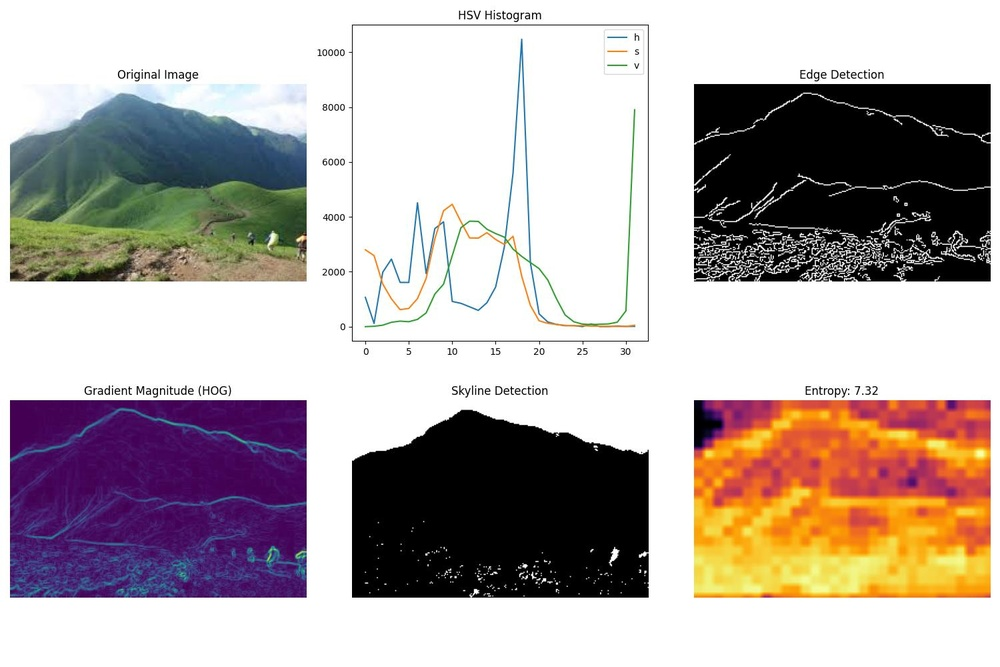
#> input picture assignment/feature_visualization/test1_features.jpg, 1000 x 667 px, shrunk from 1500 x 1000 before the run
$ python mountain_feature_extractor.py feature_visualization/test1_features.jpg   (older library calls are emulated)
#> lines starting #> are read from the running program, lines starting #| are printed output that depends on the picture; after the words box and inside, x2 and y2 are one past the last pixel; in counts of white or black regions, pixels touching at a corner belong together
import os
import numpy as np
import cv2
from skimage.feature import hog
from skimage.measure import shannon_entropy
import matplotlib.pyplot as plt
from sklearn.preprocessing import normalize

def extract_color_histogram(image, bins=32):
    """Extract color histogram features from image."""
    # Convert to HSV color space which is more perceptually meaningful for natural scenes
    hsv = cv2.cvtColor(image, cv2.COLOR_BGR2HSV)

    # Extract histograms for each channel
    h_hist = cv2.calcHist([hsv], [0], None, [bins], [0, 180])
    s_hist = cv2.calcHist([hsv], [1], None, [bins], [0, 256])
    v_hist = cv2.calcHist([hsv], [2], None, [bins], [0, 256])

    # Normalize histograms
    h_hist = cv2.normalize(h_hist, h_hist, 0, 1, cv2.NORM_MINMAX)
    s_hist = cv2.normalize(s_hist, s_hist, 0, 1, cv2.NORM_MINMAX)
    v_hist = cv2.normalize(v_hist, v_hist, 0, 1, cv2.NORM_MINMAX)

    # Concatenate into a single feature vector
    return np.concatenate([h_hist, s_hist, v_hist]).flatten()

def extract_edge_features(image):
    """Extract edge-based features from image."""
    # Convert to grayscale
    gray = cv2.cvtColor(image, cv2.COLOR_BGR2GRAY)

    # Calculate edge map using Canny edge detector
    edges = cv2.Canny(gray, 100, 200)

    # Calculate edge density (proportion of edge pixels)
    edge_density = np.sum(edges > 0) / (edges.shape[0] * edges.shape[1])

    # Calculate edge orientation histogram
    sobel_x = cv2.Sobel(gray, cv2.CV_64F, 1, 0, ksize=3)
    sobel_y = cv2.Sobel(gray, cv2.CV_64F, 0, 1, ksize=3)

    # Compute gradient magnitude and orientation
    magnitude = np.sqrt(sobel_x**2 + sobel_y**2)
    orientation = np.arctan2(sobel_y, sobel_x) * (180 / np.pi) % 180

    # Create a histogram of edge orientations
    hist, _ = np.histogram(orientation[magnitude > 30], bins=18, range=(0, 180), density=True)

    # Return edge density and orientation histogram
    return np.concatenate([[edge_density], hist])

def extract_texture_features(image):
    """Extract texture features using HOG."""
    # Convert to grayscale
    gray = cv2.cvtColor(image, cv2.COLOR_BGR2GRAY)

    # Calculate HOG features
    hog_features = hog(gray, orientations=9, pixels_per_cell=(16, 16),
                       cells_per_block=(2, 2), feature_vector=True)

    # Normalize HOG features
    hog_features = normalize(hog_features.reshape(1, -1))[0]

    return hog_features

def extract_skyline_features(image):
    """Extract features related to the skyline of the mountain."""
    # Convert to grayscale
    gray = cv2.cvtColor(image, cv2.COLOR_BGR2GRAY)

    # Apply binary threshold to detect sky vs. land
    _, thresh = cv2.threshold(gray, 127, 255, cv2.THRESH_BINARY + cv2.THRESH_OTSU)

    # Find skyline (for each column, find highest non-sky pixel)
    skyline = []
    h, w = thresh.shape
    for col in range(w):
        # Find the first non-sky (white) pixel from top to bottom
        for row in range(h):
            if thresh[row, col] < 127:  # Non-sky pixel
                skyline.append(row / h)  # Normalize by height
                break
        else:
            skyline.append(1.0)  # No skyline found in this column

    # Simplify skyline by sampling at regular intervals
    skyline_sampled = skyline[::w//20]  # Sample ~20 points

    # Calculate skyline roughness (standard deviation)
    skyline_roughness = np.std(skyline)

    # Calculate skyline height (average position)
    skyline_height = np.mean(skyline)

    # Return sampled skyline points and derived metrics
    return np.concatenate([skyline_sampled, [skyline_roughness, skyline_height]])

def compute_entropy(image):
    """Compute image entropy as a measure of complexity."""
    # Convert to grayscale
    gray = cv2.cvtColor(image, cv2.COLOR_BGR2GRAY)

    # Calculate entropy
    entropy = shannon_entropy(gray)

    return entropy

def extract_features(image_path):
    """Extract all features from an image."""
#> called with image_path = 'feature_visualization/test1_features.jpg'
    # Read the image
    image = cv2.imread(image_path)
#> image is the input picture: shape (667, 1000, 3); mean B, G, R 170.8, 173.1, 183.3

    if image is None:
        raise FileNotFoundError(f"Could not read image: {image_path}")

    # Extract all features
    color_features = extract_color_histogram(image)
#> in extract_color_histogram, `h_hist = cv2.calcHist([hsv], [0], None, [bins], [0, 180])`: h_hist = 32 values, max 450321 at index 0, min 271 at index 27, mean 20843.8
#> in extract_color_histogram, `s_hist = cv2.calcHist([hsv], [1], None, [bins], [0, 256])`: s_hist = 32 values, max 481852 at index 0, min 1353 at index 5, mean 20843.8
#> in extract_color_histogram, `v_hist = cv2.calcHist([hsv], [2], None, [bins], [0, 256])`: v_hist = 32 values, max 397702 at index 31, min 877 at index 3, mean 20843.8
#> in extract_color_histogram, `h_hist = cv2.normalize(h_hist, h_hist, 0, 1, cv2.NORM_MINMAX)`: h_hist = 32 values, max 1 at index 0, min -1.8e-11 at index 27, mean 0.0457
#> in extract_color_histogram, `s_hist = cv2.normalize(s_hist, s_hist, 0, 1, cv2.NORM_MINMAX)`: s_hist = 32 values, max 1 at index 0, min 3.14e-11 at index 5, mean 0.0406
#> in extract_color_histogram, `v_hist = cv2.normalize(v_hist, v_hist, 0, 1, cv2.NORM_MINMAX)`: v_hist = 32 values, max 1 at index 31, min -5.46e-11 at index 3, mean 0.0503
#> color_features = 96 values, max 1 at index 0, min -5.46e-11 at index 67, mean 0.0455
    edge_features = extract_edge_features(image)
#> in extract_edge_features, `gray = cv2.cvtColor(image, cv2.COLOR_BGR2GRAY)`:
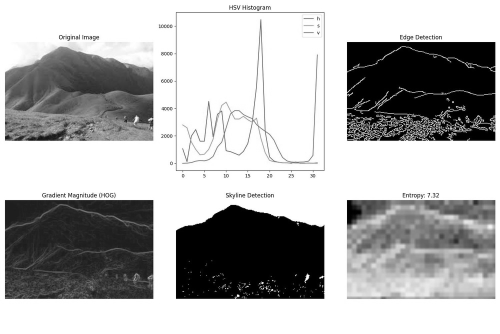
#> gray: shape (667, 1000) (shown at 1/2 size); min 0, max 255, mean 175.9
#> in extract_edge_features, `edges = cv2.Canny(gray, 100, 200)`:
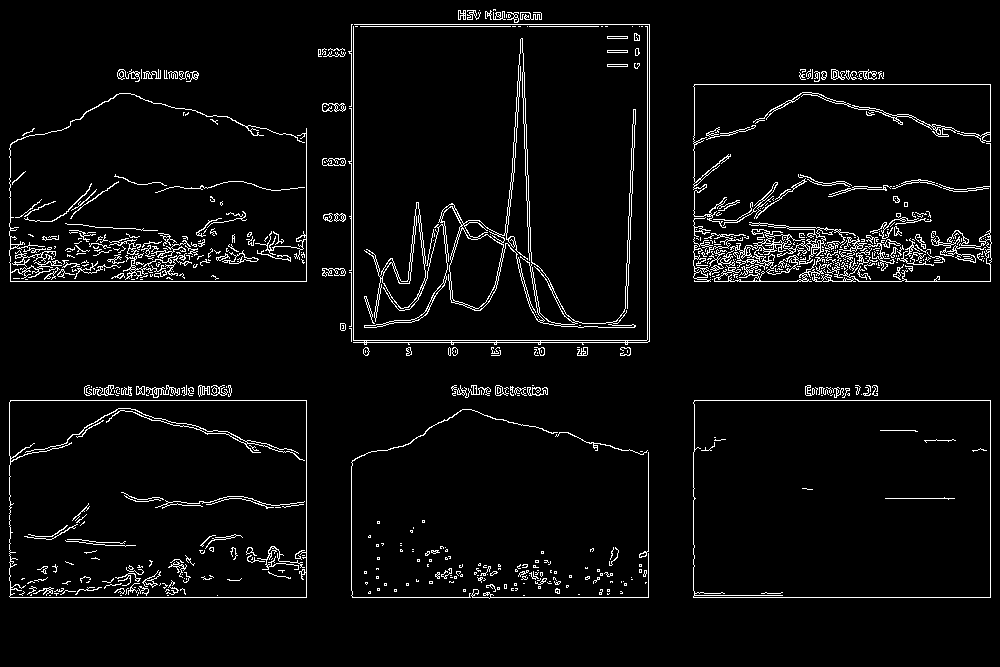
#> edges: shape (667, 1000); 4.4% white in thin lines or dots, all inside (x1, y1, x2, y2) = (9, 9, 992, 599)
#> in extract_edge_features, `edge_density = np.sum(edges > 0) / (edges.shape[0] * edges.shape[1])`: edge_density = 0.0436
#> in extract_edge_features, `sobel_y = cv2.Sobel(gray, cv2.CV_64F, 0, 1, ksize=3)`:
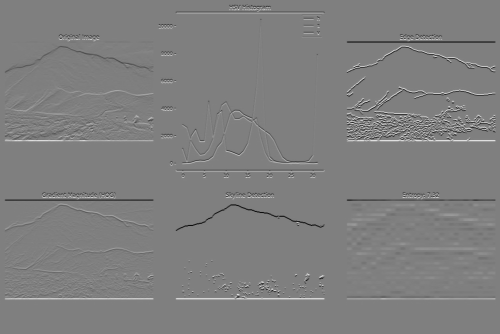
#> sobel_y: shape (667, 1000) float64 (shown at 1/2 size); min -1020, max 1020, mean 0; drawn with min black and max white
#> in extract_edge_features, `orientation = np.arctan2(sobel_y, sobel_x) * (180 / np.pi) % 180`:
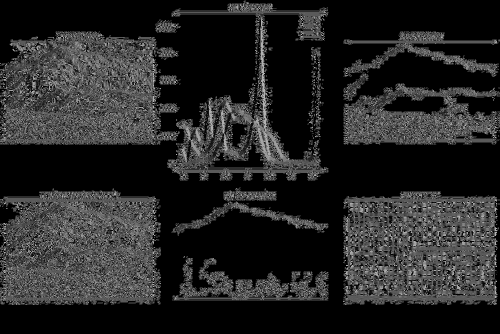
#> orientation: shape (667, 1000) float64 (shown at 1/2 size); min 0, max 179.9, mean 37.8
#> in extract_edge_features, `hist, _ = np.histogram(orientation[magnitude > 30], bins=18, range=(0,..`: hist = 18 values, max 0.0155 at index 9, min 0.00265 at index 15, mean 0.00556
#> edge_features = 19 values, max 0.0436 at index 0, min 0.00265 at index 16, mean 0.00756
    texture_features = extract_texture_features(image)
    skyline_features = extract_skyline_features(image)
#> in extract_skyline_features, `_, thresh = cv2.threshold(gray, 127, 255, cv2.THRESH_BINARY + cv2.THRE..`:
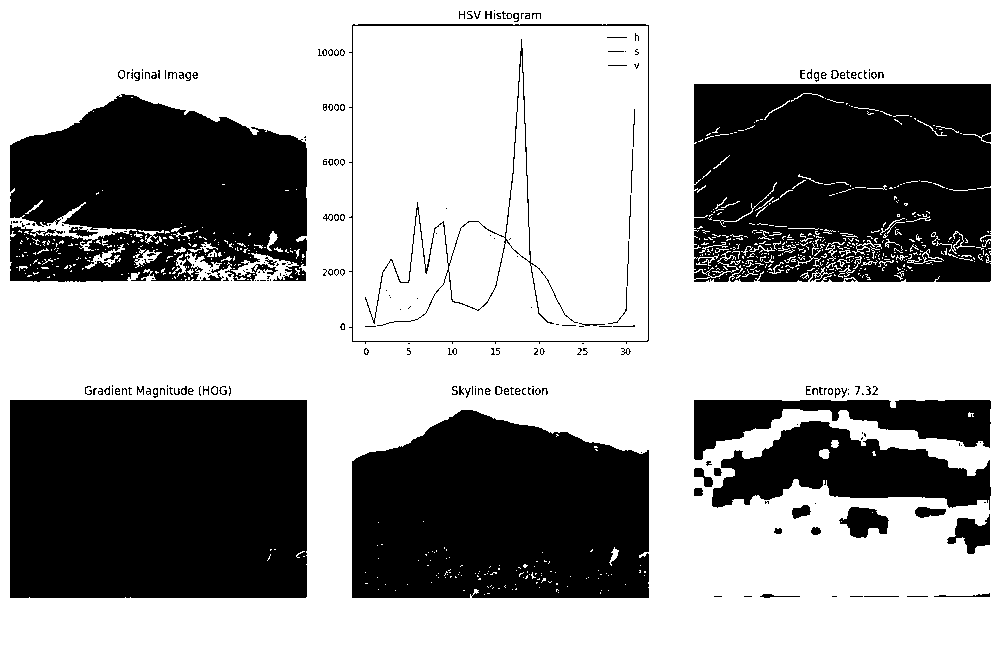
#> thresh: shape (667, 1000); 64.7% white; 255 black regions (170 under 20 px), largest, box (x1, y1, x2, y2) and area: (10, 400, 307, 598) 58766, (694, 84, 991, 282) 54501, (352, 410, 649, 598) 48043
#> skyline_features = 22 values, max 1 at index 0, min 0.0195 at index 10, mean 0.204
    entropy = compute_entropy(image)
#> in compute_entropy, `entropy = shannon_entropy(gray)`: entropy = 4.35
#> entropy = 4.35

    # Combine all features into a single vector
    features = np.concatenate([
        color_features,
        edge_features,
        texture_features,
        skyline_features,
        [entropy]
    ])

    return features

def calculate_euclidean_distance(features1, features2):
    """Calculate Euclidean distance between two feature vectors."""
    return np.sqrt(np.sum((features1 - features2) ** 2))

def visualize_features(image_path, output_dir="feature_visualization"):
    """Visualize the extracted features from an image."""
    # Create output directory if it doesn't exist
    os.makedirs(output_dir, exist_ok=True)

    # Read the image
    image = cv2.imread(image_path)

    if image is None:
        raise FileNotFoundError(f"Could not read image: {image_path}")

    # Extract base filename for output
    base_name = os.path.splitext(os.path.basename(image_path))[0]

    # Create a figure with multiple subplots
    plt.figure(figsize=(15, 10))

    # 1. Original image
    plt.subplot(2, 3, 1)
    plt.imshow(cv2.cvtColor(image, cv2.COLOR_BGR2RGB))
    plt.title("Original Image")
    plt.axis('off')

    # 2. Color histogram
    hsv = cv2.cvtColor(image, cv2.COLOR_BGR2HSV)
    plt.subplot(2, 3, 2)
    for i, color in enumerate(['h', 's', 'v']):
        hist = cv2.calcHist([hsv], [i], None, [32], [0, 180 if i == 0 else 256])
        plt.plot(hist, label=color)
    plt.title("HSV Histogram")
    plt.legend()

    # 3. Edges
    gray = cv2.cvtColor(image, cv2.COLOR_BGR2GRAY)
    edges = cv2.Canny(gray, 100, 200)
    plt.subplot(2, 3, 3)
    plt.imshow(edges, cmap='gray')
    plt.title("Edge Detection")
    plt.axis('off')

    # 4. HOG Visualization (simplified)
    plt.subplot(2, 3, 4)
    sobel_x = cv2.Sobel(gray, cv2.CV_64F, 1, 0, ksize=3)
    sobel_y = cv2.Sobel(gray, cv2.CV_64F, 0, 1, ksize=3)
    magnitude = np.sqrt(sobel_x**2 + sobel_y**2)
    plt.imshow(magnitude, cmap='viridis')
    plt.title("Gradient Magnitude (HOG)")
    plt.axis('off')

    # 5. Skyline Detection
    plt.subplot(2, 3, 5)
    _, thresh = cv2.threshold(gray, 127, 255, cv2.THRESH_BINARY + cv2.THRESH_OTSU)
    plt.imshow(thresh, cmap='gray')
    plt.title("Skyline Detection")
    plt.axis('off')

    # 6. Entropy visualization
    plt.subplot(2, 3, 6)
    from scipy.ndimage import uniform_filter
    entropy_img = np.zeros_like(gray, dtype=float)
    for i in range(0, gray.shape[0], 9):
        for j in range(0, gray.shape[1], 9):
            patch = gray[i:i+9, j:j+9]
            if patch.size > 0:
                entropy_img[i:i+9, j:j+9] = shannon_entropy(patch)
    entropy_img = uniform_filter(entropy_img, size=5)
    plt.imshow(entropy_img, cmap='inferno')
    plt.title(f"Entropy: {shannon_entropy(gray):.2f}")
    plt.axis('off')

    # Save the figure
    plt.tight_layout()
    plt.savefig(os.path.join(output_dir, f"{base_name}_features.jpg"))
    plt.close()

    print(f"Feature visualization saved to {os.path.join(output_dir, f'{base_name}_features.jpg')}")

if __name__ == "__main__":
    # Example usage
    import sys

    if len(sys.argv) < 2:
        print("Usage: python mountain_feature_extractor.py <image_path>")
        sys.exit(1)

    image_path = sys.argv[1]
    features = extract_features(image_path)
    print(f"Extracted {len(features)} features from {image_path}")
#| Extracted 87978 features from feature_visualization/test1_features.jpg

    # Visualize features
    visualize_features(image_path)
#> after the loop in visualize_features, `for i in range(0, gray.shape[0], 9):`:
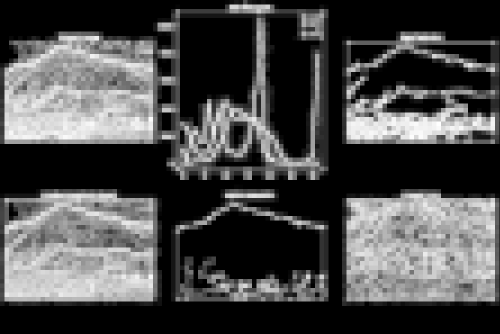
#> entropy_img: shape (667, 1000) float64 (shown at 1/2 size); min 0, max 6.09, mean 1.78; drawn with min black and max white
#> in visualize_features, `plt.savefig(os.path.join(output_dir, f"{base_name}_features.jpg"))`:
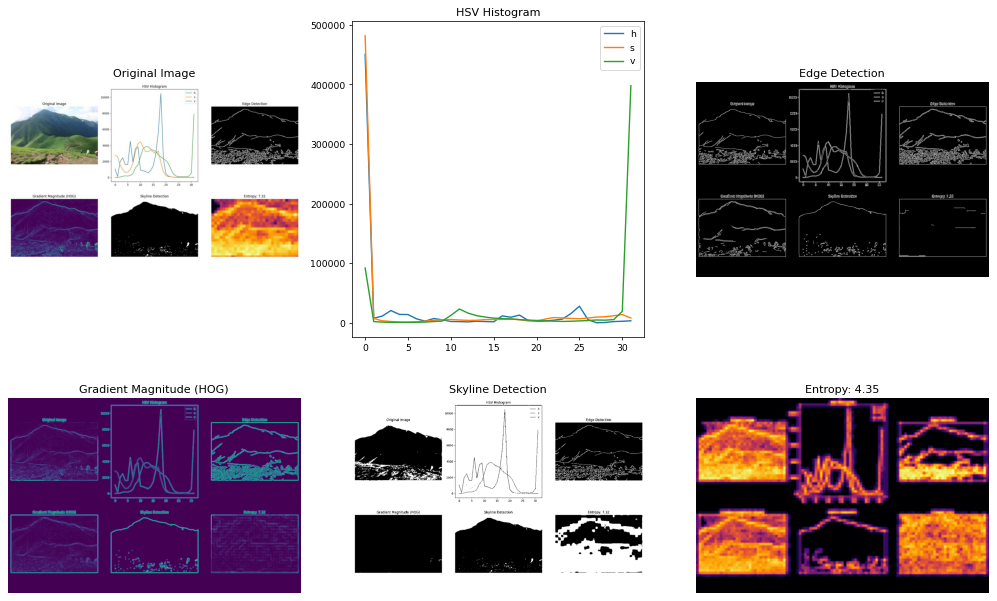
#> figure drawn by matplotlib, 6 panels; panel 2: curve peaks at x = 0, y = 450321; panel 2: curve peaks at x = 0, y = 481852; panel 2: curve peaks at x = 31, y = 397702

$ run again, on assignment/feature_visualization/mountain_021_features.jpg
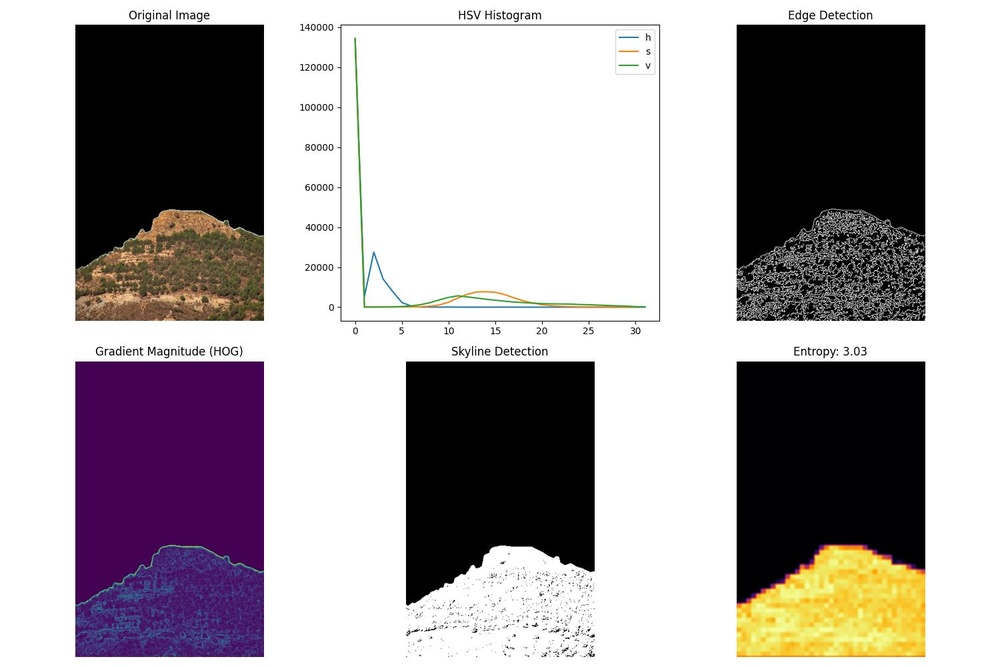
#> input picture assignment/feature_visualization/mountain_021_features.jpg, 1000 x 667 px, shrunk from 1500 x 1000 before the run
#> in extract_features, image is the input picture: shape (667, 1000, 3); mean B, G, R 166.1, 163.7, 169.6
#> hsv: shape (667, 1000, 3); mean H, S, V 22.9, 41.4, 171.9
#> in extract_color_histogram, `h_hist = cv2.calcHist([hsv], [0], None, [bins], [0, 180])`: h_hist = 32 values, max 512465 at index 0, min 39 at index 15, mean 20843.8
#> in extract_color_histogram, `s_hist = cv2.calcHist([hsv], [1], None, [bins], [0, 256])`: s_hist = 32 values, max 531443 at index 0, min 348 at index 29, mean 20843.8
#> in extract_color_histogram, `v_hist = cv2.calcHist([hsv], [2], None, [bins], [0, 256])`: v_hist = 32 values, max 392275 at index 31, min 775 at index 3, mean 20843.8
#> in extract_color_histogram, `h_hist = cv2.normalize(h_hist, h_hist, 0, 1, cv2.NORM_MINMAX)`: h_hist = 32 values, max 1 at index 0, min -2.27e-13 at index 15, mean 0.0406
#> in extract_color_histogram, `s_hist = cv2.normalize(s_hist, s_hist, 0, 1, cv2.NORM_MINMAX)`: s_hist = 32 values, max 1 at index 0, min 2.55e-11 at index 29, mean 0.0386
#> in extract_color_histogram, `v_hist = cv2.normalize(v_hist, v_hist, 0, 1, cv2.NORM_MINMAX)`: v_hist = 32 values, max 1 at index 31, min 1.02e-11 at index 3, mean 0.0513
#> color_features = 96 values, max 1 at index 32, min -2.27e-13 at index 15, mean 0.0435
#> in extract_edge_features, `edges = cv2.Canny(gray, 100, 200)`:
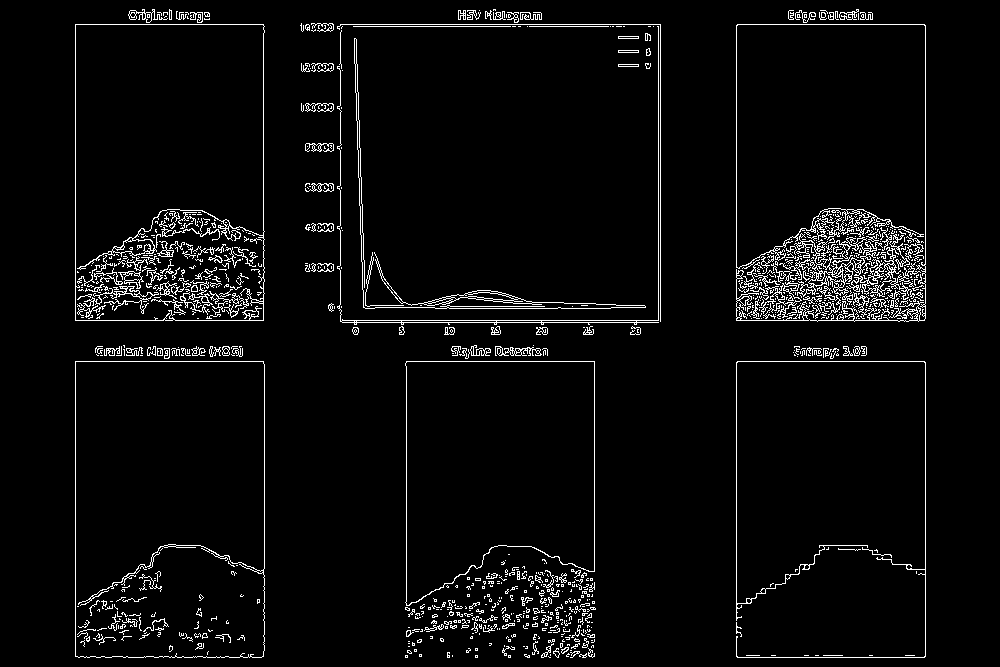
#> edges: shape (667, 1000); 4.1% white in thin lines or dots, all inside (x1, y1, x2, y2) = (75, 9, 926, 658)
#> edge_density = 0.0415
#> hist = 18 values, max 0.0151 at index 0, min 0.00343 at index 15, mean 0.00556
#> edge_features = 19 values, max 0.0415 at index 0, min 0.00343 at index 16, mean 0.00745
#> thresh: shape (667, 1000); 63.4% white; 386 black regions (330 under 20 px), largest, box (x1, y1, x2, y2) and area: (75, 361, 264, 657) 55678, (75, 25, 264, 321) 53046, (737, 25, 925, 321) 52967
#> skyline_features = 22 values, max 1 at index 0, min 0.015 at index 16, mean 0.383
#> in compute_entropy, `entropy = shannon_entropy(gray)`: entropy = 3.12
#| Extracted 87978 features from feature_visualization/mountain_021_features.jpg
#> after the loop in visualize_features, `for i in range(0, gray.shape[0], 9):`:
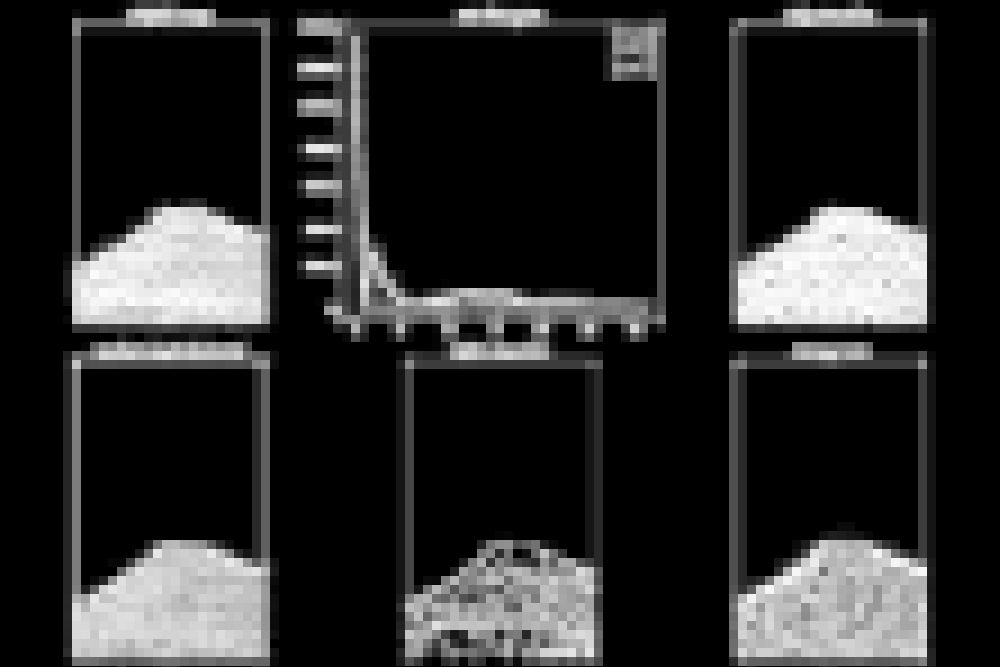
#> entropy_img: shape (667, 1000) float64; min 0, max 6.06, mean 1.03; drawn with min black and max white
